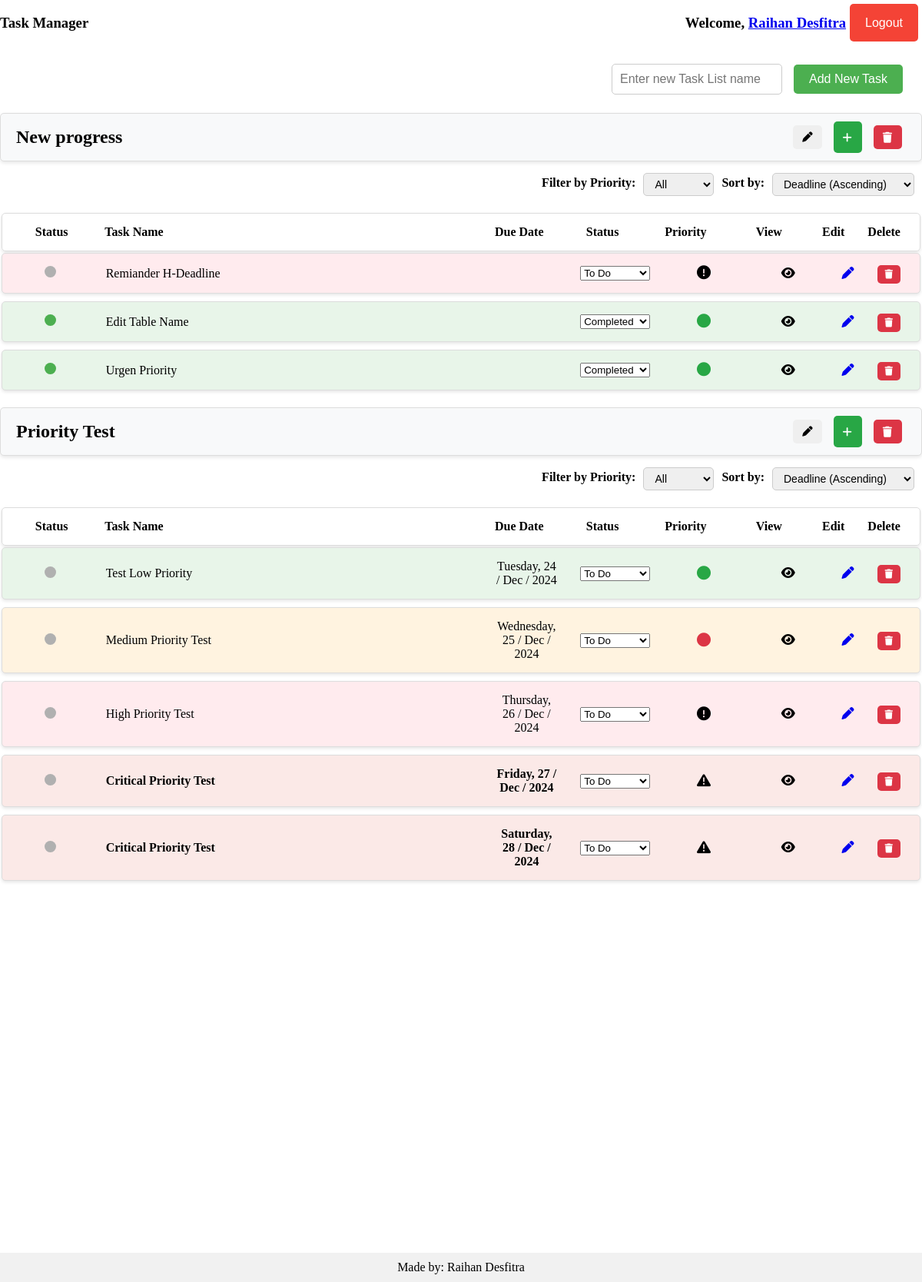
Screenshot of / (signed in) with the database file from the repository.
### Profile/models.py (models this page shows, shortened)
class Profile(models.Model):
    user = models.OneToOneField(User, on_delete=models.CASCADE)
    custom_username = models.CharField(max_length=100, blank=True, null=True)
    email = models.EmailField(blank=True, null=True)

### Task/models.py (models this page shows, shortened)
class TaskList(models.Model):
    user = models.ForeignKey(User, on_delete=models.CASCADE, null=True, blank=True)
    name = models.CharField(max_length=100)
    created_at = models.DateTimeField(auto_now_add=True)

class Task(models.Model):
    PRIORITY_LEVELS = [
        (1, 'Low'),
        (2, 'Medium'),
        (3, 'High'),
        (4, 'Critical')
    ]
    title = models.CharField(max_length=200)
    description = models.TextField(null=True, blank=True)
    status = models.CharField(max_length=20, choices=[('To Do','To Do'), ('In Progress', 'In Progress'), ('Completed','Completed')], default='To Do')
    deadline = models.DateField(null=True, blank=True)
    priority = models.IntegerField(choices=PRIORITY_LEVELS, default=1)
    task_list = models.ForeignKey(TaskList, on_delete=models.CASCADE, related_name='task', null=True, blank=True)
    created_at = models.DateTimeField(auto_now_add=True)
    class Meta:
        ordering = ['deadline']

### Task/views.py (the view)
@login_required(login_url='/landing/')
def taskList(request):
    task_list = TaskList.objects.filter(user=request.user)
    tasks = Task.objects.filter(task_list__user=request.user).select_related('task_list')
    group_task = {}
    for task_list in TaskList.objects.filter(user=request.user):
        task_for_list = tasks.filter(task_list=task_list)
        group_task[task_list] = task_for_list
    context = {
        'group_task': group_task,
        'user': request.user,
    }
    messages.get_messages(request).used = True  # Mark all messages as "read"
    return render(request, 'Task/index.html', context)

### templates/Task/index.html (shortened to what this page needs)
{% extends 'Task/base.html' %}
{% load static %}
{% block imports %}
<link rel="stylesheet" href="https://cdnjs.cloudflare.com/ajax/libs/font-awesome/6.0.0/css/all.min.css">
{% endblock %}
{% block content %}
<div>
    <header class="app-name">
        <h3>Task Manager</h3>
        <form action="{% url 'logout' %}" method="post" style="display: flex;">
            <h3>Welcome, <a href="{% url 'view_profile' %}">{{ user.profile.custom_username|default:user.username }}</a></h3>
            <button type="submit" class="logout-btn">Logout</button>
        </form>
    </header>
    <div class="tasklist-create-action-container">
        <input type="text" name="" id="new-tasklist-name" placeholder="Enter new Task List name">
        <button id="add-tasklist-btn">Add New Task</button>
    </div>
    <div id="taskList-table-container">
        {% for tasklist, tasks in group_task.items %}
            <div class="task-list" data-task-list-id="{{ tasklist.id }}">
                <div class="tasklist-tablename">
                    <h2>{{tasklist.name}}</h2>
                    <div class="tasklist-action">
                        <button class="" onclick="openEditModal('{{ tasklist.id }}', '{{ tasklist.name }}')">
                            <i class="fa fa-pen"></i>
                        </button>
                        <a href="{% url 'create_task'  %}?tasklist_id={{ tasklist.id }}" id="add-task">
                            <i class="fa fa-plus"></i>
                        </a>
                        <button class="delete-task-list-btn" data-task-list-id="{{ tasklist.id }}">
                            <i class="fa fa-trash"></i>
                        </button>
                    </div>
                </div>
                <div class="filter-sort-controls">
                    <label for="" class="filter-priority-label">Filter by Priority:</label>
                    <select id="filter-priority" class="filter-priority">
                        <option value="0">All</option>
                    </select>
                    <label for="" class="sort-tasks-label">Sort by:</label>
                    <select id="sort-tasks" class="sort-tasks">
                        <option value="deadline_asc" selected>Deadline (Ascending)</option>
                    </select>
                </div>
                <table class="task-table">
                    <thead>
                        <tr>
                            <th>Status</th>
                            <th>Task Name</th>
                            <th>Due Date</th>
                            <th>Status</th>
                            <th>Priority</th>
                            <th>View</th>
                            <th>Edit</th>
                            <th>Delete</th>
                        </tr>
                    </thead>
                    <tbody>
                        {% for Task in tasks %}
                        <tr data-priority-value="{{ Task.priority }}" data-deadline="{{ Task.deadline|date:'Y-m-d' }}" data-task-id="{{ Task.id }}" class="{% if Task.priority == 1 %}low-priority{% elif Task.priority == 2 %}medium-priority{% elif Task.priority == 3 %}high-priority{% elif Task.priority == 4 %}critical-priority{% endif %}">
                            <td>
                                <div class="status-box {% if Task.status == 'To Do' %}todo-box{% elif Task.status == 'In Progress' %}progress-box{% elif Task.status == 'Completed' %}complete-box{% endif %}"
                                data-task-status="{{ Task.status }}">
                                </div>
                            </td>
                            <td>{{ Task.title }}</td>
                            <td>{{ Task.deadline|date:"l, d / M / Y" }}</td>
                            <td>
                                <select class="task-status" data-task-id="{{ Task.id }}">
                                    <option value="To Do" {% if Task.status == 'To Do' %}selected{% endif %}>To Do</option>
                                    <option value="Completed" {% if Task.status == 'Completed' %}selected{% endif %}>Completed</option>
                                </select>
                            </td>
                            <td>
                                <span class="priority-icon" data-priority="{{ Task.priority }}">
                                    {% if Task.priority == 1 %}
                                    <i class="fas fa-circle text-success" title="Low Priority"></i>
                                    {% elif Task.priority == 2 %}
                                    <i class="fas fa-circle text-warning" title="Medium Priority"></i>
                                    {% elif Task.priority == 3 %}
                                    <i class="fas fa-exclamation-circle text-danger" title="High Priority"></i>
                                    {% elif Task.priority == 4 %}
                                    <i class="fas fa-exclamation-triangle text-danger" title="Critical Priority"></i>
                                    {% endif %}
                                </span>
                            </td>
                            <td>
                                <span class="icon-btn detail-btn" title="View Details" onclick="fetchTaskDetails('{{ Task.id }}')">
                                    <i class="fa fa-eye"></i>
                                </span>
                            </td>
                            <td>
                                <a href="{% url 'edit_task' Task.id %}" title="Edit Task">
                                    <i class="fa fa-pen icon-btn"></i>
                                </a>
                            </td>
                            <td>
                               <span class="icon-btn delete-btn" data-task-title="{{ Task.title }}" data-task-id="{{ Task.id }}" title="Delete task" onclick="">
                                <i class="fa fa-trash"></i>
                               </span>
                            </td>
                        </tr>
                        {% empty %}
                            <tr>
                                <td colspan="3">
                                    No item in this list
                                </td>
                            </tr>
                        {% endfor %}
                    </tbody>
                </table>
            </div>
        {% endfor %}
    </div>
</div>
{% endblock %}

### templates/Task/base.html (shortened to what this page needs)
{% load static %}
<!DOCTYPE html>
<html lang="en">
<head>
    <link rel="stylesheet" href="{% static 'Task.css' %}">
    {% block imports %}
    {% endblock %}
</head>
<body>
    {% block content %}
    {% endblock %}
    <footer>
        Made by: Raihan Desfitra
    </footer>
</body>
</html>

### static/Task.css (style rules this page uses)
body { margin: 0; display: flex; flex-direction: column; min-height: 100vh; padding-bottom: 500px; }
.app-name { width: 100%; font-size: 16px; font-weight: bold; }
.tasklist-tablename { display: flex; justify-content: space-between; align-items: center; padding: 10px 20px; border: 1px solid #ddd; margin-bottom: 15px; background-color: #f8f9fa; border-radius: 5px; box-shadow: 0 2px 5px rgba(0, 0, 0, 0.1); }
.tasklist-tablename h2 { font-size: 24px; font-weight: bold; margin: 0; }
.tasklist-action { display: flex; gap: 10px; }
#add-task { display: flex; align-items: center; background-color: #28a745; color: white; padding: 8px 12px; text-decoration: none; border-radius: 5px; font-size: 14px; transition: background-color 0.3s; line-height: 1; }
#add-task i { margin-right: 1px; }
.delete-task-list-btn { display: flex; align-items: center; background-color: #dc3545; color: white; padding: 8px 12px; border: none; border-radius: 5px; font-size: 14px; cursor: pointer; transition: background-color 0.3s; line-height: 1; }
.delete-task-list-btn i { margin-right: 1px; }
button { padding: 8px 12px; margin: 5px; cursor: pointer; border: none; border-radius: 5px; }
.status-box { width: 20px; height: 20px; border-radius: 3px; margin: auto; position: relative; cursor: pointer; }
.status-box::after { content: attr(data-task-status); position: absolute; bottom: 130%; left: 50%; transform: translateX(-50%); background-color: rgba(0, 0, 0, 0.8); color: #fff; padding: 5px 8px; border-radius: 4px; white-space: nowrap; font-size: 12px; opacity: 0; visibility: hidden; transition: opacity 0.2s, visibility 0.2s; z-index: 10; }
.todo-box { background-color: #b0b0b0; }
.complete-box { background-color: #4caf50; }
.task-list table { width: 100%; margin: 20px 0; padding: 0; list-style: none; }
.task-list tbody { display: flex; flex-direction: column; gap: 10px; }
.task-list tr { display: flex; justify-content: space-between; align-items: center; border: 1px solid #ddd; border-radius: 5px; padding: 10px; box-shadow: 0 2px 4px rgba(0, 0, 0, 0.1); border-collapse: collapse; table-layout: fixed; transition: background-color 0.3s ease; }
.task-list th { padding: 5px 15px; }
.task-list th:first-child { flex: 0.5; text-align: center; }
.task-list th:nth-child(2) { flex: 3; text-align: left; }
.task-list th:nth-child(3), .task-list th:nth-child(4), .task-list th:nth-child(5), .task-list th:nth-child(6) { flex: 0.5; text-align: center; }
.task-list td { padding: 5px 15px; }
.task-list td:first-child { flex: 0.5; text-align: center; }
.task-list td:nth-child(2) { flex: 3; text-align: left; }
.task-list td:nth-child(3), .task-list td:nth-child(4), .task-list td:nth-child(5), .task-list td:nth-child(6) { flex: 0.5; text-align: center; }
.delete-btn { padding: 5px 10px; background-color: #dc3545; color: white; border: none; border-radius: 5px; cursor: pointer; font-size: 12px; transition: background-color 0.3 ease; }
.status-box { width: 15px; height: 15px; border-radius: 50%; display: inline-block; margin-right: 5px; }
.tasklist-create-action-container { display: flex; justify-content: flex-end; align-items: center; gap: 10px; margin: 20px; }
.tasklist-create-action-container input { padding: 10px; border: 1px solid #ccc; border-radius: 5px; font-size: 16px; width: 200px; }
.tasklist-create-action-container button { padding: 10px 20px; background-color: #4CAF50; color: white; border: none; border-radius: 5px; font-size: 16px; cursor: pointer; }
.logout-btn { padding: 10px 20px; background-color: #f44336; color: white; border: none; border-radius: 5px; font-size: 16px; cursor: pointer; }
.app-name { display: flex; justify-content: space-between; align-items: center; }
.priority-icon { font-size: 18px; }
.text-success { color: #28a745; }
.text-warning { color: #dc3545; }
.low-priority { background-color: #e8f5e9; }
.medium-priority { background-color: #fff3e0; }
.high-priority { background-color: #ffebee; }
.critical-priority { background-color: #fbe9e7; font-weight: bold; }
.filter-sort-controls { display: flex; align-items: center; justify-self: flex-end; margin-bottom: 15px; }
.filter-priority-label, .sort-tasks-label { font-weight: bold; margin-right: 10px; margin-bottom: 5px; }
.filter-priority, .sort-tasks { padding: 5px 10px; border: 1px solid #ccc; border-radius: 5px; font-size: 14px; cursor: pointer; outline: none; margin-right: 10px; }

### rows the page displays
TaskList: name "New progress"
Task: title "Remiander H-Deadline", status+id "To Do", priority 3 (drawn)
Task: title "Edit Table Name", status+id "Completed", priority 1 (drawn)
Task: title "Urgen Priority", status+id "Completed", priority 1 (drawn)
TaskList: name "Priority Test"
Task: title "Test Low Priority", deadline "Tuesday, 24 / Dec / 2024", status+id "To Do", priority 1 (drawn)
Task: title "Medium Priority Test", deadline "Wednesday, 25 / Dec / 2024", status+id "To Do", priority 2 (drawn)
Task: title "High Priority Test", deadline "Thursday, 26 / Dec / 2024", status+id "To Do", priority 3 (drawn)
Task: title "Critical Priority Test", deadline "Friday, 27 / Dec / 2024", status+id "To Do", priority 4 (drawn)
Task: title "Critical Priority Test", deadline "Saturday, 28 / Dec / 2024", status+id "To Do", priority 4 (drawn)

### other values shown
{{ user.profile.custom_username|default:user.username }} "Raihan Desfitra"
